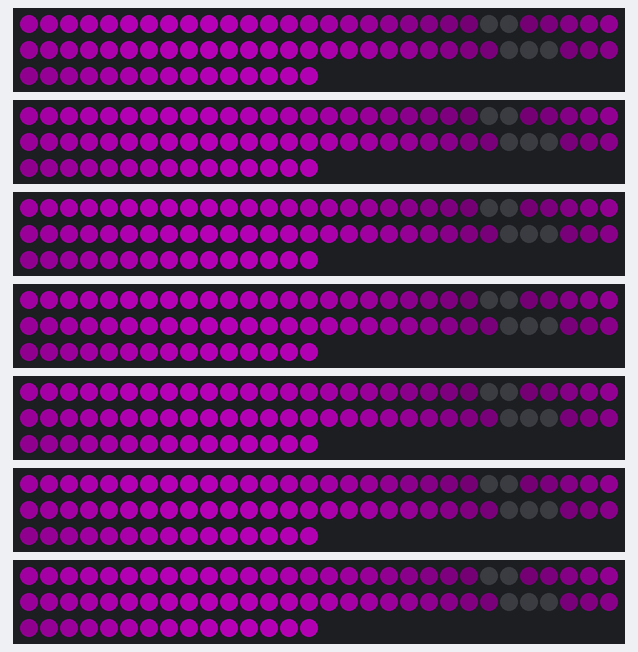
Simulated run of this sketch. Board: Arduino Uno, built with avr-gcc and run on an emulated ATmega328P. Parts: 7 × 75 RGB LEDs in strip order, left to right, continuing on the next row. Dim RGB values are drawn brighter than linear.

Above: at 0.19 s.
At 1.74 s:
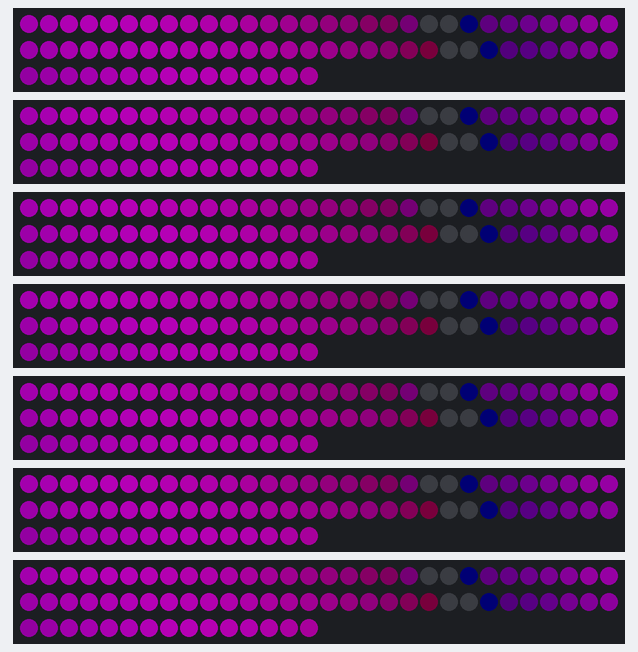
At 7.61 s:
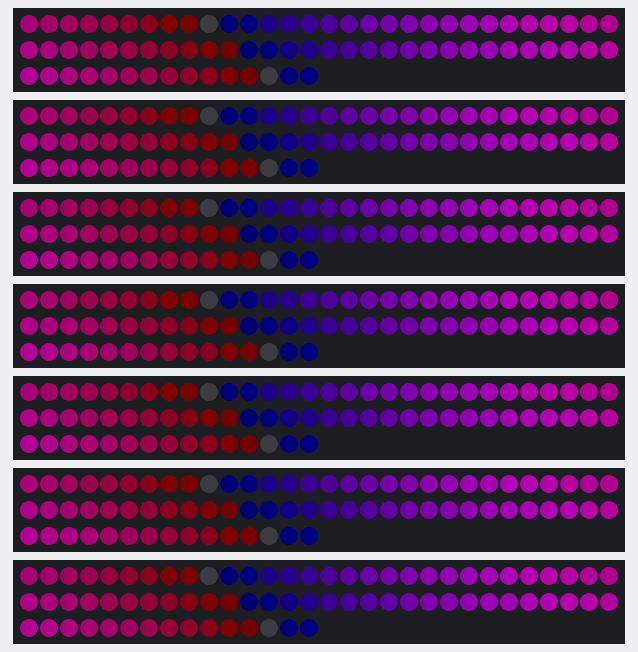
At 15.02 s:
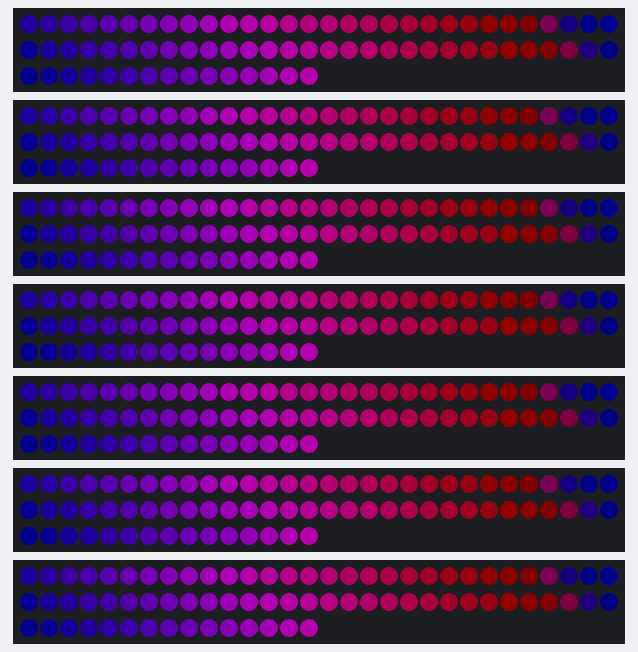
At 22.74 s:
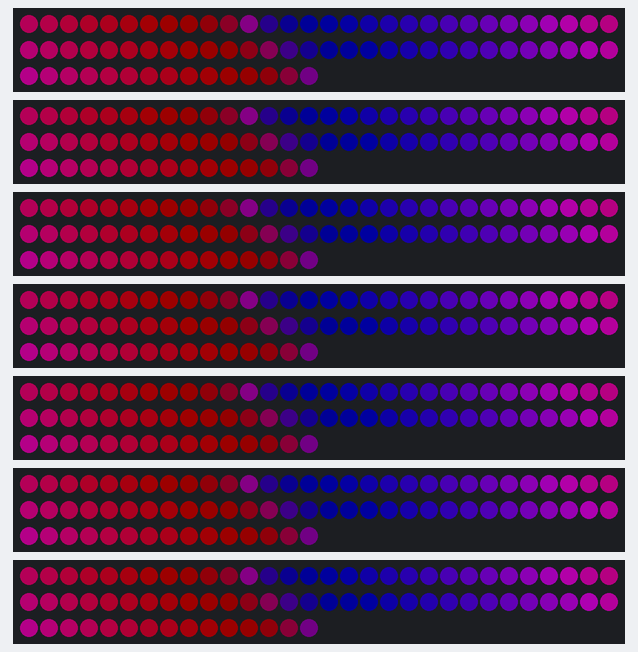
At 39.73 s:
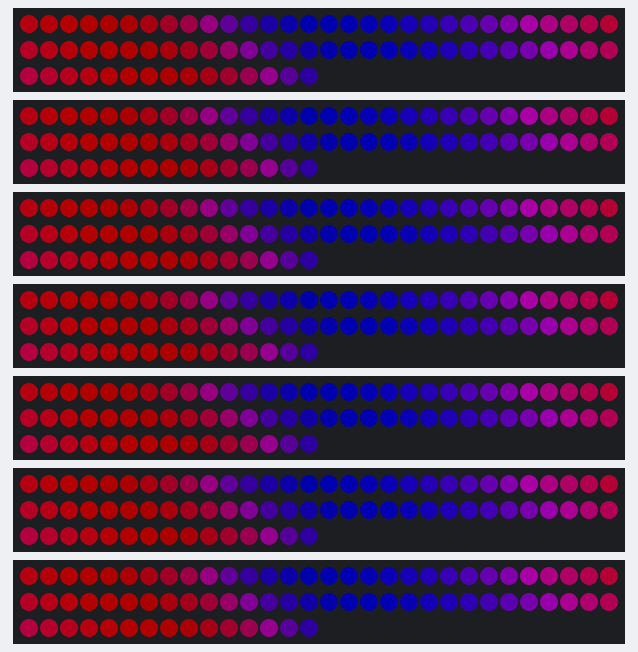

The sketch:

seagreen.ino
```cpp
#include "FastLED.h"

#define NUM_LEDS 75

// range 0-255
#define BRIGHTNESS 32

CRGB leds[NUM_LEDS];

void setup() {
  // save memory by reusing the same data on all strips
  FastLED.addLeds<NEOPIXEL, 0>(leds, NUM_LEDS);
  FastLED.addLeds<NEOPIXEL, 1>(leds, NUM_LEDS);
  FastLED.addLeds<NEOPIXEL, 2>(leds, NUM_LEDS);
  FastLED.addLeds<NEOPIXEL, 3>(leds, NUM_LEDS);
  FastLED.addLeds<NEOPIXEL, 4>(leds, NUM_LEDS);
  FastLED.addLeds<NEOPIXEL, 5>(leds, NUM_LEDS);
  FastLED.addLeds<NEOPIXEL, 6>(leds, NUM_LEDS);
//  Serial.begin(9600);
}

void loop() {
  for (int i=0; i<NUM_LEDS; i++) {
    double b = BRIGHTNESS * (1 + sin((i * 0.2) + (millis() * 0.00042)));
    double g = BRIGHTNESS * (1 + sin((i * 0.2) + (millis() * 0.00036)));
//      Serial.println(g);
    leds[i] = CRGB(
      g,
      0,
      b
    );
  }

  FastLED.show();
//  delay(10);
}
```
